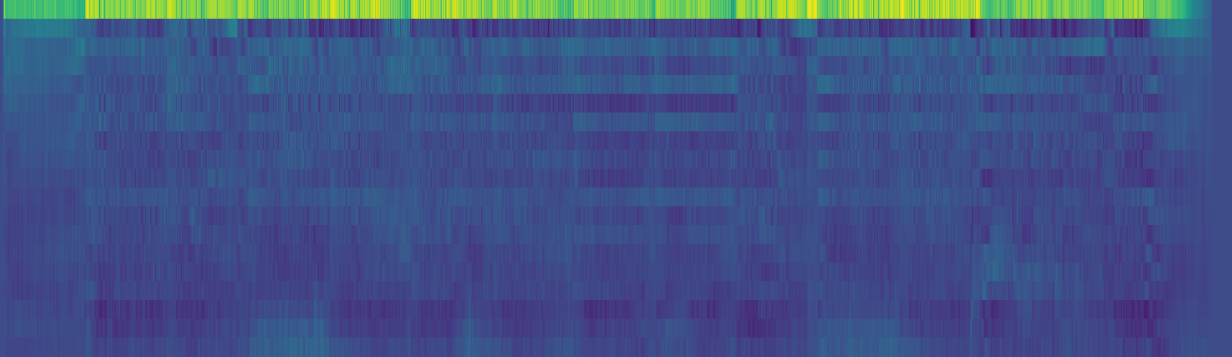
#> input picture photos/01-MFCC.png, 4925 x 1425 px (shown at 1/4 size); its folder holds 4 pictures in this run
$ jupyter execute --allow-errors prof_approach.ipynb
#> lines starting #> are read from the running program, lines starting #| are printed output that depends on the picture
[cell 1]
import cv2
import numpy as np
import os
from sklearn.cluster import KMeans
import matplotlib.pyplot as plt

# Load images and extract features
def load_images_from_folder(folder):
#> called with folder = 'photos'
    images = []
    filenames = []
    for filename in sorted(os.listdir(folder)):  # Sort to maintain order
        if filename.endswith(".png"):
            img = cv2.imread(os.path.join(folder, filename))
#> img is the input picture: shape (1425, 4925, 3); mean B, G, R 133.9, 83.2, 64.3
            if img is not None:
                img = cv2.resize(img, (64, 64))  # Resize for consistency
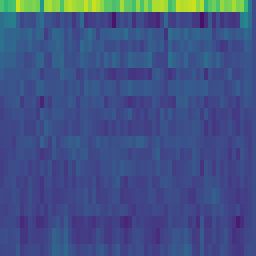
#> img: shape (64, 64, 3) (shown 4 times larger); mean B, G, R 134.1, 82.1, 63.9
                images.append(img)
                filenames.append(filename)
#> pass 2 of the loop in load_images_from_folder, `for filename in sorted(os.listdir(folder)):`:
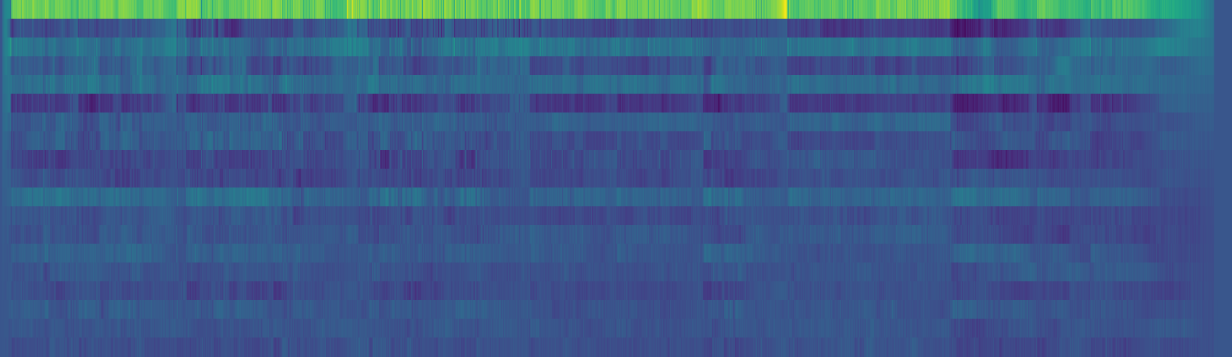
#> input picture photos/02-MFCC.png, 4925 x 1425 px (shown at 1/4 size)
#> in load_images_from_folder, img is the input picture: shape (1425, 4925, 3); mean B, G, R 136.5, 91.1, 59
#> in load_images_from_folder, `img = cv2.resize(img, (64, 64))`:
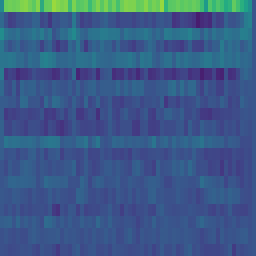
#> img: shape (64, 64, 3) (shown 4 times larger); mean B, G, R 136.8, 90.6, 58.5
#> pass 3 of the loop in load_images_from_folder, `for filename in sorted(os.listdir(folder)):`:
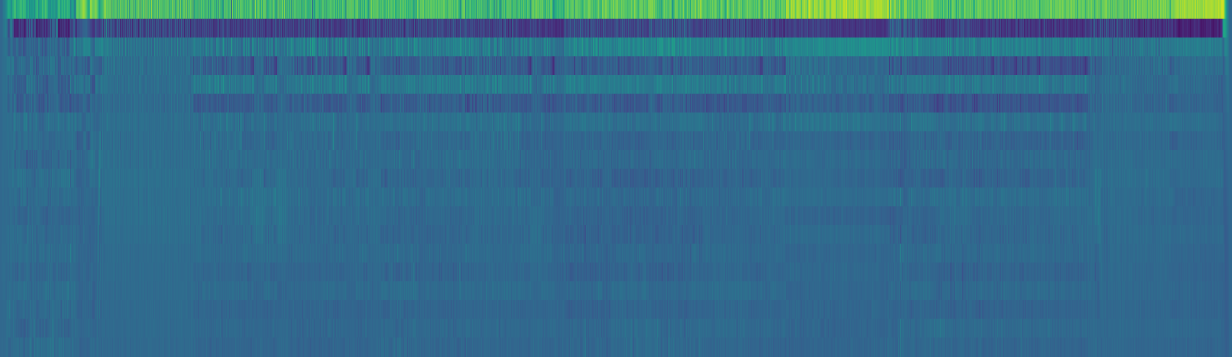
#> input picture photos/03-MFCC.png, 4925 x 1425 px (shown at 1/4 size)
#> in load_images_from_folder, img is the input picture: shape (1425, 4925, 3); mean B, G, R 138.9, 108.3, 50.9
#> in load_images_from_folder, `img = cv2.resize(img, (64, 64))`:
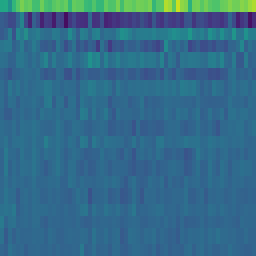
#> img: shape (64, 64, 3) (shown 4 times larger); mean B, G, R 138.8, 107.5, 51
#> the loop made 4 passes; the first 3 are shown
    return images, filenames

def extract_features(images):
    # Flatten the images to use as features
    features = [img.flatten() for img in images]
    return np.array(features)

def cluster_images(folder, num_clusters):
    images, filenames = load_images_from_folder(folder)
    features = extract_features(images)

    kmeans = KMeans(n_clusters=num_clusters)
    labels = kmeans.fit_predict(features)

    return labels, filenames

# Visualize clustered images
def visualize_clusters(folder, labels, filenames):
    unique_labels = np.unique(labels)
    for label in unique_labels:
        plt.figure(figsize=(10, 5))
        cluster_images = [filenames[i] for i in range(len(filenames)) if labels[i] == label]
        for i, img_file in enumerate(cluster_images):
            img = cv2.imread(os.path.join(folder, img_file))
            plt.subplot(1, len(cluster_images), i + 1)
            plt.imshow(cv2.cvtColor(img, cv2.COLOR_BGR2RGB))
            plt.axis('off')
        plt.suptitle(f'Cluster {label}')
        plt.show()

# Usage
folder_path = 'photos'  # Path to your photos directory
num_clusters = 7  # Change the number of clusters as needed
#> (the rest of this cell did not finish here and is left out)
